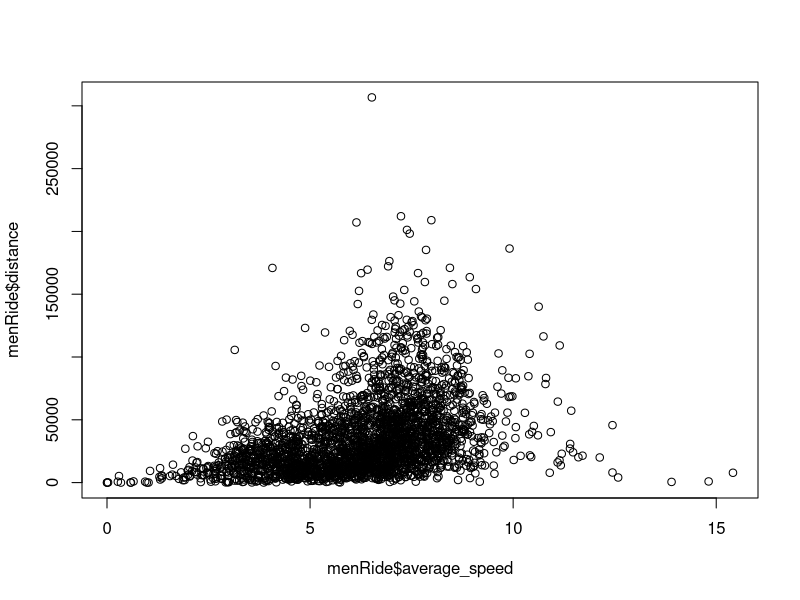
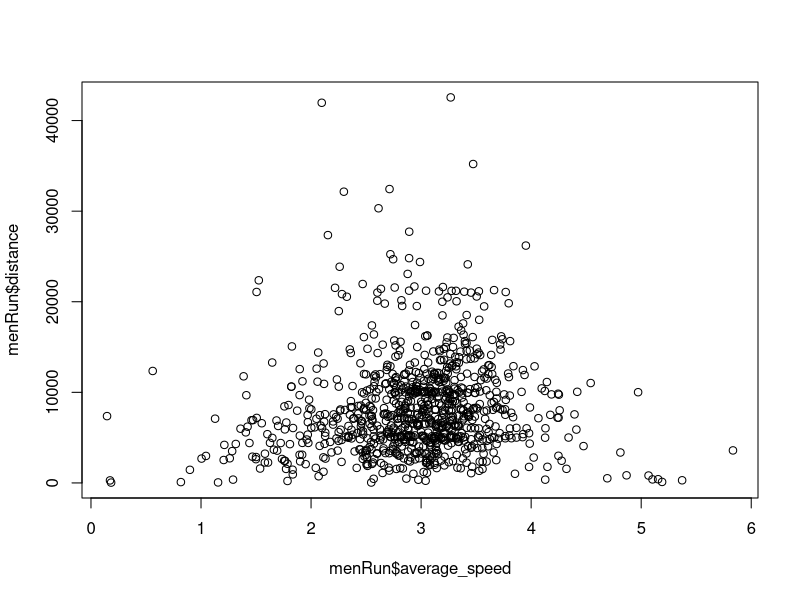
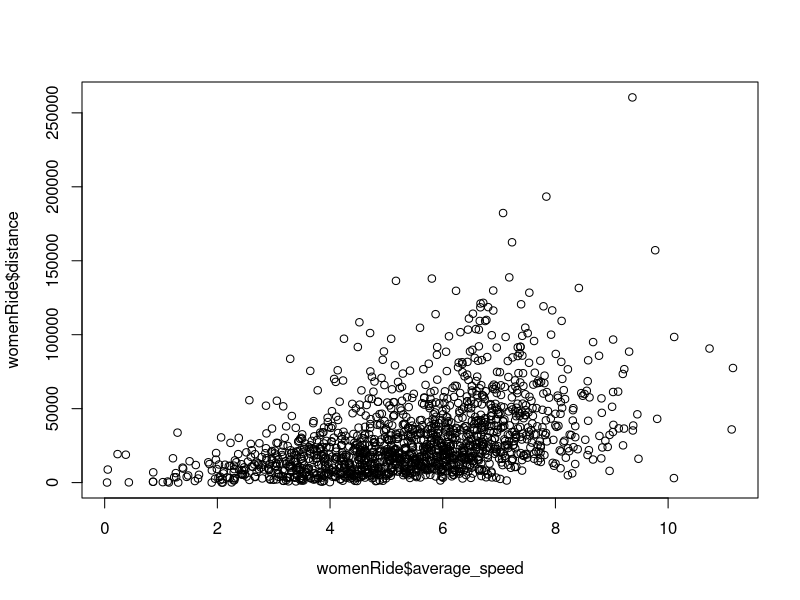
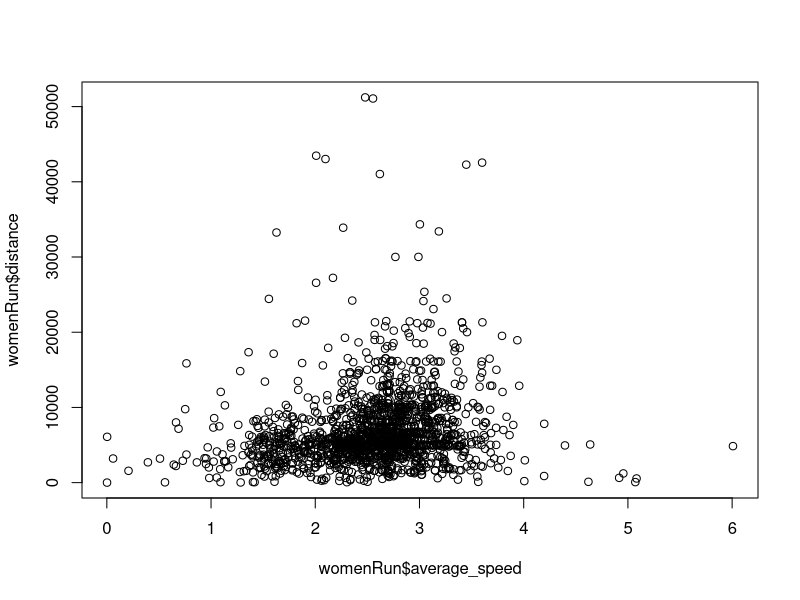
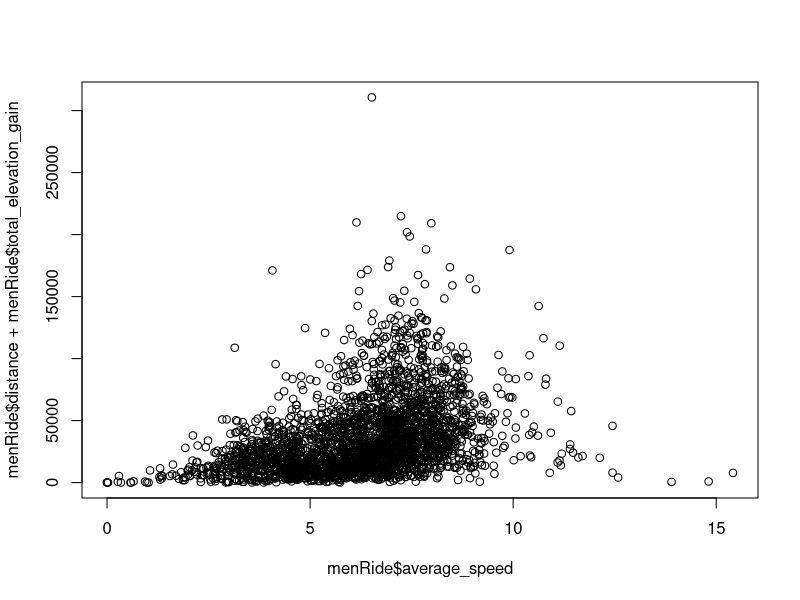
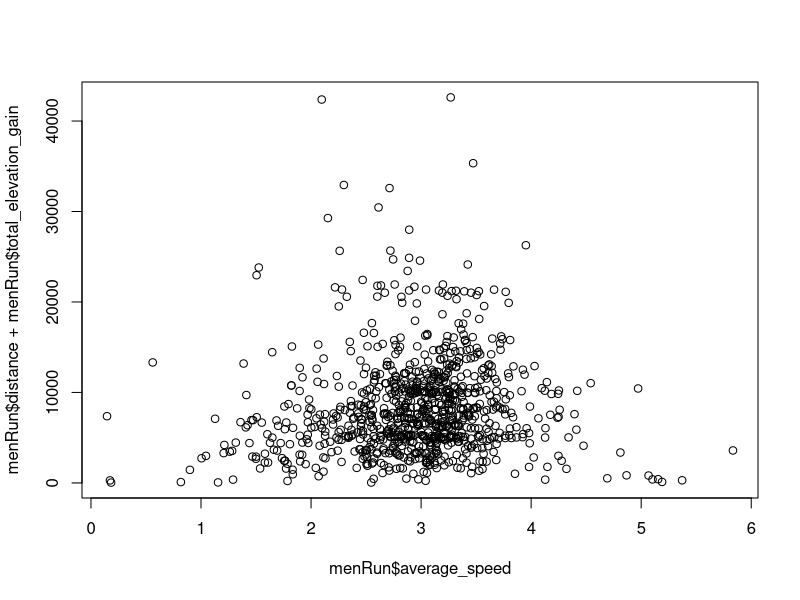
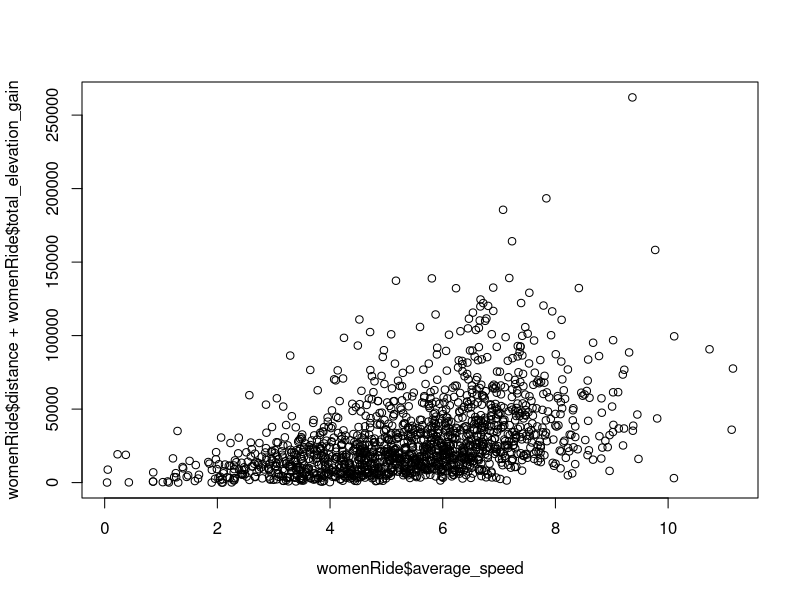
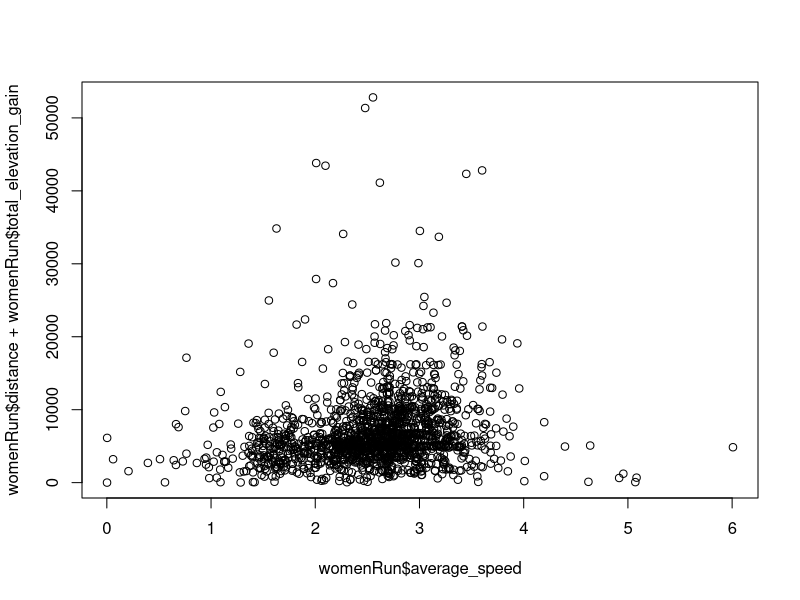

The R script that drew these images, in order:
# Assignment 3 Mini Data Science Project
# Exploratory data analysis file (For question 1 and question 2)

library(dplyr)
setwd("~/Desktop/INFO370")
cleanStravaData <- read.csv("ALKAN_HOLLE_INFO370_a3_cleanData_q1.csv")

# Problem 1: Do men tend to exercise more intensely (taking into account both distance and speed) than women?

# Isolate different subsets for exploratory plotting

#Create mens riding dataframe
menRide <- cleanStravaData %>%
  filter(type == 'Ride', athlete.sex == 'M') %>%
  select(average_speed, distance, total_elevation_gain)
#View(menRide)

#Create mens running dataframe
menRun <- cleanStravaData %>%
  filter(type == 'Run', athlete.sex == 'M')%>%
  select(average_speed, distance, total_elevation_gain)
#View(menRun)

#Create womens riding dataframe
womenRide <- cleanStravaData %>%
  filter(type == 'Ride', athlete.sex == 'F')%>%
  select(average_speed, distance, total_elevation_gain)
#View(womenRide)

#Create womens rnning dataframe
womenRun <- cleanStravaData %>%
  filter(type == 'Run', athlete.sex == 'F')%>%
  select(average_speed, distance, total_elevation_gain)
#View(womenRun)

#Exploratory plots

# Plots with speed vs. distance
plot(menRide$average_speed, menRide$distance)
plot(menRun$average_speed, menRun$distance)
plot(womenRide$average_speed, womenRide$distance)
plot(womenRun$average_speed, womenRun$distance)

#Plots with speed vs. distance + elevation gain
plot(menRide$average_speed, menRide$distance + menRide$total_elevation_gain)
plot(menRun$average_speed, menRun$distance + menRun$total_elevation_gain)
plot(womenRide$average_speed, womenRide$distance + womenRide$total_elevation_gain)
plot(womenRun$average_speed, womenRun$distance + womenRun$total_elevation_gain)

#Plots with speed + elevation gain/distance vs distance
plot(menRide$average_speed + 10 * (menRide$total_elevation_gain/menRide$distance), menRide$distance)
plot(menRun$average_speed + 10 * (menRun$total_elevation_gain/menRun$distance), menRun$distance)
plot(womenRide$average_speed + 10 * (womenRide$total_elevation_gain/womenRide$distance), womenRide$distance)
plot(womenRun$average_speed + 10 * (womenRun$total_elevation_gain/womenRun$distance), womenRun$distance)


#Summarize and prepare for modelling based on findings

#Create incline variable
cleanStravaData$incline <- cleanStravaData$total_elevation_gain / cleanStravaData$distance

#Summary with just running and riding
summaryStravaRandR <- group_by(cleanStravaData, athlete.sex, type) %>%
  summarise(averageSpeed = mean(average_speed), averageDistance = mean(distance), averageElevationGain = mean(total_elevation_gain), averageIncline = mean(incline), score = (averageSpeed * (averageDistance + (averageElevationGain * 3))), n = n())
View(summaryStravaRandR)

write.csv(summaryStravaRandR, 'Alkan_Holle_a3_q1_summaryData.csv')
write.csv(cleanStravaData, 'Alkan_Holle_a3_q1_rideAndRunDataToBeModeled.csv')

# Problem 2: An interesting question of your choosing that must use at least one of the following: kudos count, athlete country, 
# location country, and/or name.

summaryStrava <- group_by(cleanStravaData, athlete.sex, type) %>%
  summarise(averageSpeed = mean(average_speed), averageDistance = mean(distance), score = (averageSpeed * averageDistance), n = n())
View(summaryStrava)

# Question: 
# What is the correlation between atheltes from different countries and how elevation gain effect the distance they travel when 
# walking, biking, or running? 

cleanStravaData2 <- read.csv("ALKAN_HOLLE_INFO370_a3_cleanData_q2.csv")

# For the eda for this data --> vizualize country vs elevation gain, country vs distance, 
# find distributions for each and get the standard deveation for each
# summary where we aggregate by country and type and plot each with different colors 



